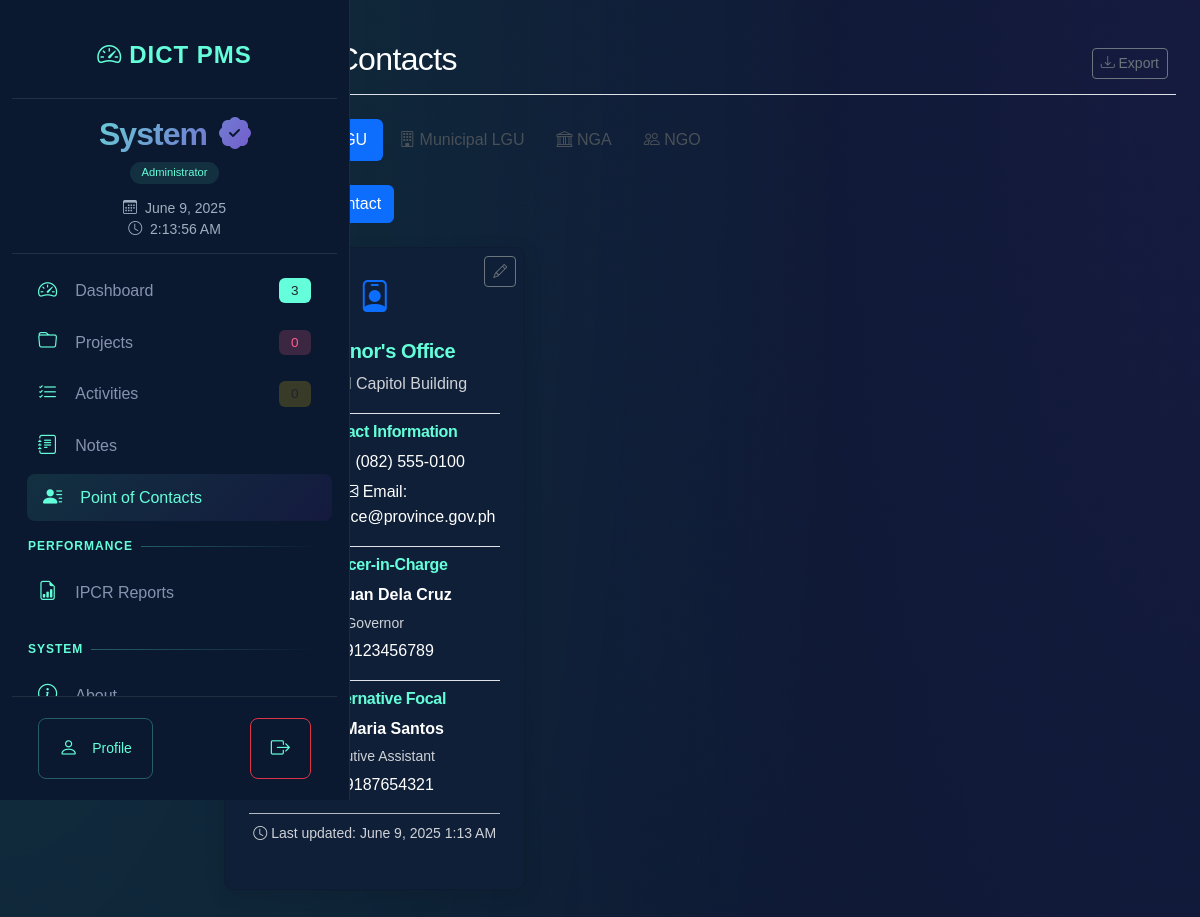
The page /point_of_contacts.php (signed in) on the database its author committed.
### tables this page shows
CREATE TABLE IF NOT EXISTS `point_of_contacts` (
  `id` int(11) NOT NULL AUTO_INCREMENT,
  `type` enum('provincial','municipal','nga','ngo') NOT NULL,
  `title` varchar(255) NOT NULL,
  `description` text,
  `phone` varchar(50) DEFAULT NULL,
  `email` varchar(100) DEFAULT NULL,
  `officer_name` varchar(255) DEFAULT NULL,
  `officer_position` varchar(255) DEFAULT NULL,
  `officer_phone` varchar(50) DEFAULT NULL,
  `alt_focal_name` varchar(255) DEFAULT NULL,
  `alt_focal_position` varchar(255) DEFAULT NULL,
  `alt_focal_phone` varchar(50) DEFAULT NULL,
  `created_at` timestamp NOT NULL DEFAULT CURRENT_TIMESTAMP,
  `updated_at` timestamp NOT NULL DEFAULT CURRENT_TIMESTAMP ON UPDATE CURRENT_TIMESTAMP,
  PRIMARY KEY (`id`),
  KEY `type` (`type`)
);

### point_of_contacts.php (the view, shortened to what this page needs)
<?php
require_once 'config/database.php';
$contacts = [
    'provincial' => [],
    'municipal' => [],
    'nga' => [],
    'ngo' => []
];
try {
    $stmt = $pdo->query("SELECT * FROM point_of_contacts ORDER BY title ASC");
    $all_contacts = $stmt->fetchAll();
    foreach ($all_contacts as $contact) {
        if (isset($contacts[$contact['type']])) {
            $contacts[$contact['type']][] = $contact;
        }
    }
} catch (Exception $e) {
    error_log('Database error: ' . $e->getMessage());
}
?>
<!DOCTYPE html>
<html lang="en">
<head>
    <link href="https://cdn.jsdelivr.net/npm/bootstrap@5.3.0/dist/css/bootstrap.min.css" rel="stylesheet">
    <link rel="stylesheet" href="https://cdn.jsdelivr.net/npm/bootstrap-icons@1.10.0/font/bootstrap-icons.css">
    <link rel="stylesheet" href="assets/css/style.css">
    <link rel="stylesheet" href="https://cdnjs.cloudflare.com/ajax/libs/animate.css/4.1.1/animate.min.css">
</head>
<body>
    <div class="container-fluid">
        <div class="row">
            <?php include 'sidebar.php'; ?>
            <main class="col-md-10 ms-sm-auto px-md-4 py-4">
                <div class="d-flex justify-content-between flex-wrap flex-md-nowrap align-items-center pt-3 pb-2 mb-4 border-bottom">
                    <h1 class="h2">Point of Contacts</h1>
                    <div class="btn-toolbar mb-2 mb-md-0">
                        <div class="btn-group me-2">
                            <button type="button" class="btn btn-sm btn-outline-secondary">
                                <i class="bi bi-download"></i> Export
                            </button>
                        </div>
                    </div>
                </div>
                <ul class="nav nav-pills mb-4" id="contactsTab" role="tablist">
                    <li class="nav-item" role="presentation">
                        <button class="nav-link active" id="provincial-tab" data-bs-toggle="pill" data-bs-target="#provincial" type="button" role="tab">
                            <i class="bi bi-building"></i> Provincial LGU
                        </button>
                    </li>
                    <li class="nav-item" role="presentation">
                        <button class="nav-link" id="municipal-tab" data-bs-toggle="pill" data-bs-target="#municipal" type="button" role="tab">
                            <i class="bi bi-building"></i> Municipal LGU
                        </button>
                    </li>
                    <li class="nav-item" role="presentation">
                        <button class="nav-link" id="nga-tab" data-bs-toggle="pill" data-bs-target="#nga" type="button" role="tab">
                            <i class="bi bi-bank"></i> NGA
                        </button>
                    </li>
                    <li class="nav-item" role="presentation">
                        <button class="nav-link" id="ngo-tab" data-bs-toggle="pill" data-bs-target="#ngo" type="button" role="tab">
                            <i class="bi bi-people"></i> NGO
                        </button>
                    </li>
                </ul>
                <div class="mb-4">
                    <button class="btn btn-primary" data-bs-toggle="modal" data-bs-target="#editContactModal" id="addContactBtn">
                        <i class="bi bi-plus-circle"></i> Add New Contact
                    </button>
                </div>
                <div class="tab-content" id="contactsTabContent">
                    <?php
                    $tabs = [
                        'provincial' => 'Provincial LGU',
                        'municipal' => 'Municipal LGU',
                        'nga' => 'National Government Agencies',
                        'ngo' => 'NGO/Private Sector'
                    ];
                    $first = true;
                    foreach ($tabs as $type => $label):
                        $active = $first ? 'show active' : '';
                        $first = false;
                    ?>
                    <div class="tab-pane fade <?php echo $active; ?>" id="<?php echo $type; ?>" role="tabpanel" aria-labelledby="<?php echo $type; ?>-tab">
                        <div class="row g-4">
                            <?php if (empty($contacts[$type])): ?>
                                <div class="col-12">
                                    <div class="alert alert-info">No contacts found. Click 'Add New Contact' to add one.</div>
                                </div>
                            <?php else: ?>
                                <?php foreach ($contacts[$type] as $contact): ?>
                                    <div class="col-md-6 col-lg-4">
                                        <div class="card contact-card h-100">
                                            <div class="card-body text-center position-relative">
                                                <button class="btn btn-sm btn-outline-secondary position-absolute top-0 end-0 m-2 edit-contact"
                                                        data-bs-toggle="modal"
                                                        data-bs-target="#editContactModal"
                                                        data-id="<?php echo htmlspecialchars($contact['id']); ?>"
                                                        data-type="<?php echo htmlspecialchars($contact['type']); ?>"
                                                        data-title="<?php echo htmlspecialchars($contact['title']); ?>"
                                                        data-description="<?php echo htmlspecialchars($contact['description']); ?>"
                                                        data-phone="<?php echo htmlspecialchars($contact['phone']); ?>"
                                                        data-email="<?php echo htmlspecialchars($contact['email']); ?>"
                                                        data-officer-name="<?php echo htmlspecialchars($contact['officer_name']); ?>"
                                                        data-officer-position="<?php echo htmlspecialchars($contact['officer_position']); ?>"
                                                        data-officer-phone="<?php echo htmlspecialchars($contact['officer_phone']); ?>"
                                                        data-alt-focal-name="<?php echo htmlspecialchars($contact['alt_focal_name']); ?>"
                                                        data-alt-focal-position="<?php echo htmlspecialchars($contact['alt_focal_position']); ?>"
                                                        data-alt-focal-phone="<?php echo htmlspecialchars($contact['alt_focal_phone']); ?>">
                                                    <i class="bi bi-pencil"></i>
                                                </button>
                                                <div class="contact-icon mb-3">
                                                    <i class="bi bi-person-badge"></i>
                                                </div>
                                                <h5 class="card-title"><?php echo htmlspecialchars($contact['title']); ?></h5>
                                                <?php if (!empty($contact['description'])): ?>
                                                    <p class="card-text text-muted"><?php echo htmlspecialchars($contact['description']); ?></p>
                                                <?php endif; ?>
                                                <div class="mt-3 border-top pt-2">
                                                    <h6 class="fw-bold mb-2"><i class="bi bi-telephone"></i> Contact Information</h6>
                                                    <?php if (!empty($contact['phone'])): ?>
                                                        <p class="mb-1"><i class="bi bi-telephone"></i> Office: <?php echo htmlspecialchars($contact['phone']); ?></p>
                                                    <?php endif; ?>
                                                    <?php if (!empty($contact['email'])): ?>
                                                        <p class="mb-1"><i class="bi bi-envelope"></i> Email: <?php echo htmlspecialchars($contact['email']); ?></p>
                                                    <?php endif; ?>
                                                </div>
                                                <?php if (!empty($contact['officer_name'])): ?>
                                                    <div class="mt-3 border-top pt-2">
                                                        <h6 class="fw-bold mb-2"><i class="bi bi-person-fill"></i> Officer-in-Charge</h6>
                                                        <p class="mb-1"><strong><?php echo htmlspecialchars($contact['officer_name']); ?></strong></p>
                                                        <?php if (!empty($contact['officer_position'])): ?>
                                                            <p class="mb-1 text-muted small"><?php echo htmlspecialchars($contact['officer_position']); ?></p>
                                                        <?php endif; ?>
                                                        <?php if (!empty($contact['officer_phone'])): ?>
                                                            <p class="mb-0"><i class="bi bi-telephone"></i> <?php echo htmlspecialchars($contact['officer_phone']); ?></p>
                                                        <?php endif; ?>
                                                    </div>
                                                <?php endif; ?>
                                                <?php if (!empty($contact['alt_focal_name'])): ?>
                                                    <div class="mt-3 border-top pt-2">
                                                        <h6 class="fw-bold mb-2"><i class="bi bi-person-plus-fill"></i> Alternative Focal</h6>
                                                        <p class="mb-1"><strong><?php echo htmlspecialchars($contact['alt_focal_name']); ?></strong></p>
                                                        <?php if (!empty($contact['alt_focal_position'])): ?>
                                                            <p class="mb-1 text-muted small"><?php echo htmlspecialchars($contact['alt_focal_position']); ?></p>
                                                        <?php endif; ?>
                                                        <?php if (!empty($contact['alt_focal_phone'])): ?>
                                                            <p class="mb-0"><i class="bi bi-telephone"></i> <?php echo htmlspecialchars($contact['alt_focal_phone']); ?></p>
                                                        <?php endif; ?>
                                                    </div>
                                                <?php endif; ?>
                                                <div class="mt-3 border-top pt-2 text-muted small">
                                                    <p class="mb-0">
                                                        <i class="bi bi-clock"></i> Last updated:
                                                        <?php
                                                        $date = new DateTime($contact['updated_at']);
                                                        echo $date->format('F j, Y g:i A');
                                                        ?>
                                                    </p>
                                                </div>
                                            </div>
                                        </div>
                                    </div>
                                <?php endforeach; ?>
                            <?php endif; ?>
                        </div>
                    </div>
                    <?php endforeach; ?>
                    </div>
                </div>
            </div>
</body>
</html>

### rows shown on the page
point_of_contacts: title "Governor's Office", description "Provincial Capitol Building", phone "(082) 555-0100", email "governors.office@province.gov.ph", officer_name "Gov. Juan Dela Cruz", officer_position "Governor", officer_phone "09123456789", alt_focal_name "Atty. Maria Santos", alt_focal_position "Executive Assistant", alt_focal_phone "09187654321", updated_at "June 9, 2025 1:13 AM"

### other values the page prints
explode(' ', $_SESSION['full_name'])[0] "System"
$projects_count "0"
$activities_count['total'] "0"
